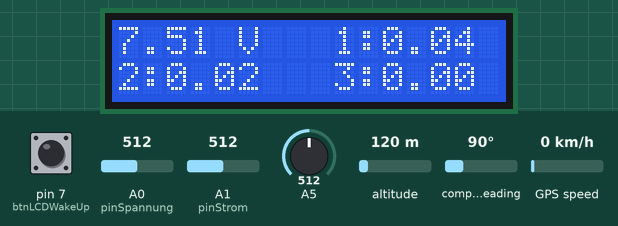
A sketch run on a simulated Arduino Uno, built with avr-gcc and run on an emulated ATmega328P. On the bench: 16×2 character LCD. The inputs (shaded band) are chosen by the test bench; at power-on: A0 (pinSpannung) = 512, A1 (pinStrom) = 512, A5 = 512, pin 7 (btnLCDWakeUp) LOW, altitude 120 m, compass heading 90°, GPS speed 0 km/h. The GPS gets a fix after 3 s at 37.7749, -122.4194 with 8 satellites; what the sketch prints to the serial monitor is not drawn.

Above: at 1.2 s.
1.3 s: A0 (pinSpannung) set to 716
At 3.1 s:
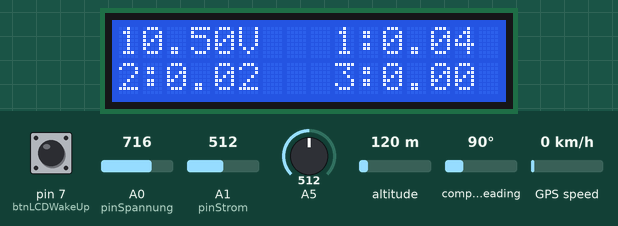
3.4 s: A1 (pinStrom) set to 716
At 4.9 s:
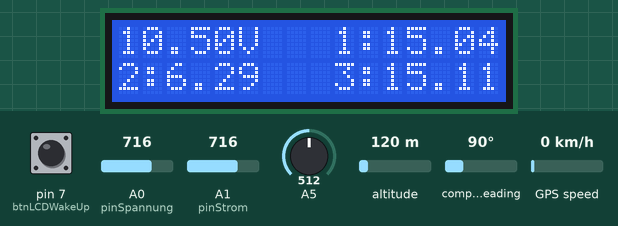
5.3 s: A5 set to 716
At 6.3 s:
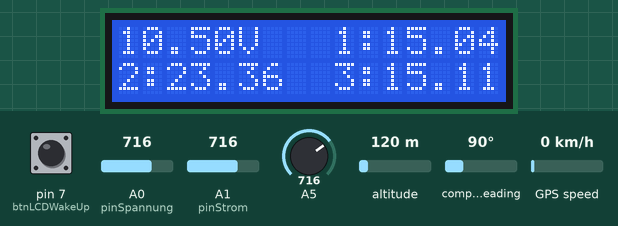
7.0 s: A1 (pinStrom) set to 992
At 8.5 s:
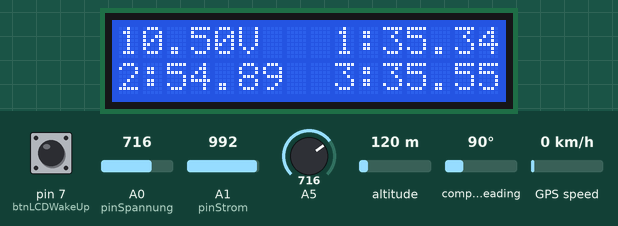
8.7 s: A0 (pinSpannung) set to 992
At 10.3 s:
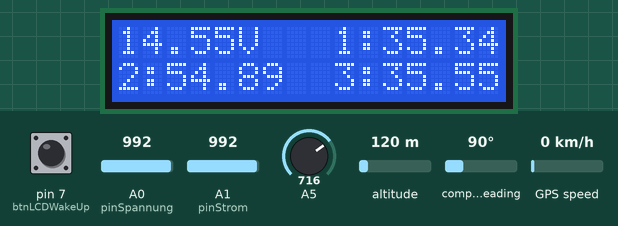
10.6 s: A5 set to 992
At 11.7 s:
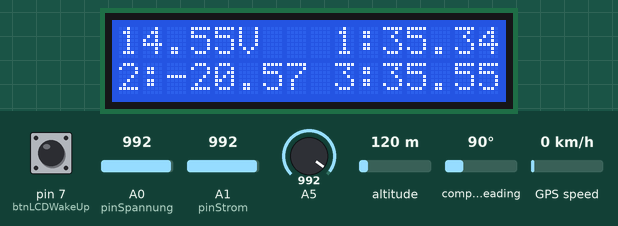
Timing chart, 0 to 13.6 s (numbered marks = the images above; inputs shaded):
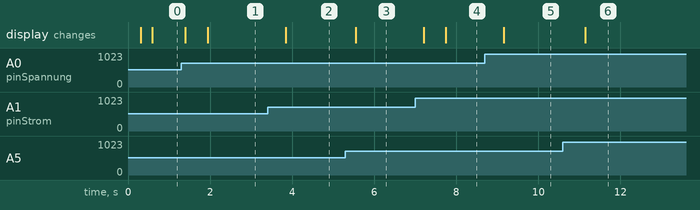

The sketch:

WoMoUNOinklGPS.ino
```cpp
#include <LiquidCrystal.h>
LiquidCrystal lcd(12, 11, 5, 4, 3, 2);

//GPS
#include <SoftwareSerial.h>
#include <TinyGPS.h>

TinyGPS gps;
SoftwareSerial serialgps(0,1); //GPS_TX Pin 2, GPS_RX Pin 3
int year;
byte month, day, hour, minute, second, hundredths;
unsigned long chars;
unsigned short sentences, failed_checksum;

//debug on/off
boolean debugPWR = true; //debug Anteil Strom- Spannungsmessung ON OFF
boolean debugDIM = false; //debug Dimmer Display ON OFF

//Eingangspin
int pinSpannung = A0; //AnalogIn Spannung
int pinStrom = A1; //AnalogIn Strom
int pinLCDDim = 6; //DigitalOut DimmLCD
int btnLCDWakeUp = 7; //DigitalIn zum einschalten LCD
//float aryStrom[10];
float strom;
int count = 0; // Counter zu zaehlen der Durchlaefe


//LCD-Helligkeit
int dimDefault = 150; //Default Helligkeit 0-255
int dim = dimDefault; //Variable zum setzen des Dim-Werts
long previousMillis = 0; // speichert die Zeit wann die Helligkeit das letzte mal geändert wurde
long LCDDimInterval = 2; // Zeit in Minuten wann das Display abgedunkelt werden soll

/*
// Funktion zum anpassen der helligkeit.
// @param int change   -  relative Aenderung des aktuellen Wertes
//
void set_backlight(int change) {
  if(debugDIM){Serial.print(" dim= ")};
  if(debugDIM){Serial.println(dim)};
  //dim = dim + change;
  dim = change;
  //pruefen auf erlaubten wertebereich 0 - 255
  if(debugDIM){Serial.print(" dim + chnage= ")};
  if(debugDIM){Serial.println(dim)};
  if ( dim < 0 ) dim =0;
  if (dim > 255 ) dim = 255;
  if (debugDIM){Serial.print("setting dim = ")};
  if(debugDIM){Serial.println(dim)};
  //schreiben der Helligkeit
  analogWrite(pinLCDDim,dim);
}
*/

void setup() {


  //analogReference(EXTERNAL);

  //LCD initialiesieren
  lcd.begin(16, 2);
  analogWrite(pinLCDDim, dimDefault); //Displayhelligkeit auf Defaultwert setzen

  pinMode(btnLCDWakeUp, INPUT);

  //Serielle Schnitstelle für Ausgabe öffnen
  if(debugPWR || debugDIM){Serial.begin(115200);}
  if(debugPWR || debugDIM){Serial.println("Get Strom & Spannung");}
  //Serial.begin(9660);

  //GPS
  serialgps.begin(4800);
  Serial.println("");
  Serial.println("GPS Shield QuickStart Example Sketch v12");
  Serial.println(" ...waiting for lock... ");
  Serial.println("");
}

void loop() {
  //Counter zur Auswertung wieviele Durchlaeufe berets erfogt sind
  //count=count++;

  //aktuelle Laufzeit fuer Dimmer LCD
  unsigned long currentMillis = millis()/1000/60; //aktuelle Laufzeit

  //Button LCDWakeUp abfragen Displaybelaechtung ON
  if (digitalRead(btnLCDWakeUp)) {
    // turn LCD on:
    analogWrite(pinLCDDim, dimDefault);
    dim = dimDefault; // aktuellen Dimmwert setzen
    if(debugDIM){Serial.print("Wakeupbutton pressed > ");}
    if(debugDIM){Serial.print("Set Dim to:");}
    if(debugDIM){Serial.println(dimDefault);}
    previousMillis = currentMillis; // Timer bis fade off neu setzen
  }

  //Spannung
  lcd.setCursor(0, 0);

/*
  const float Batt_div = 1024.0 / 5.00 / (10000+5000) * 5000.0;
  if(debugPWR){Serial.print(analogRead(pinSpannung));}
  if(debugPWR){Serial.print(" ");}
  if(debugPWR){Serial.print(analogRead(pinSpannung)/Batt_div);}
  if(debugPWR){Serial.print("V ");}*/

  float spannung= readSpannung(100);
  lcd.print(spannung);
  if(spannung<10){
    lcd.print(" V");
  }else{
    lcd.print("V");
  }
  //Strom


  //NEW
  //richtige Ausgabe
  /*
  strom = (ACS712read(100));
  lcd.setCursor(10, 0);
  lcd.print((float)strom);
  if(debugPWR){Serial.print(analogRead(pinStrom));}
  if(debugPWR){Serial.print(" ");}
  if(debugPWR){Serial.println(strom);}
  Serial.println(readVccArduino());
  //Serial.println(readACS714());
  //endNEW
  //LCD-Zelle neu schreiben wenn kein Vorzeichen Minus
  if (strom >=0){
    lcd.setCursor(14,0);
    lcd.print(" ");
  }

  lcd.setCursor(15,0);
  lcd.print("A");
  */
  //test Ausgabe

  strom = (ACS712read5V(100));
  lcd.setCursor(9, 0);
  lcd.print("1:");
  lcd.print((float)strom);
  Serial.print("1:");
  Serial.print(strom);

  strom = (ACS712read33V(100));
  lcd.setCursor(0, 1);
  lcd.print("2:");
  lcd.print((float)strom);
  Serial.print(" 2:");
  Serial.print(strom);

  strom = (readACS714());
  lcd.setCursor(9, 1);
  lcd.print("3:");
  lcd.print((float)strom);
  Serial.print(" 3:");
  Serial.println(strom);


  //delay(1000);

  //Dimmen der Displayhelligkeit nach LCDDimInterval in Millisekunden
  if(debugDIM){Serial.print(millis());}
  if(debugDIM){Serial.print(" currentMillis:");}
  if(debugDIM){Serial.print(currentMillis);}
  if(debugDIM){Serial.print(" previousMillis:");}
  if(debugDIM){Serial.print(previousMillis);}
  if(debugDIM){Serial.print(" LCDDimInterval:");}
  if(debugDIM){Serial.print(LCDDimInterval);}
  if(debugDIM){Serial.print(" dim=:");}
  if(debugDIM){Serial.println(dim);}
  if(currentMillis - previousMillis >= LCDDimInterval && dim>0) {
    previousMillis = currentMillis;
    do{
      dim --;
      if(debugDIM){Serial.print("Set DIM to:");}
      if(debugDIM){Serial.println(dim);}
      analogWrite(pinLCDDim,dim);
      delay(10);
    }while(dim>0);
  }
  //GPS

  while(serialgps.available()) {
    int c = serialgps.read();

    while(gps.encode(c)) {
      float latitude, longitude;
      gps.f_get_position(&latitude, &longitude);
      Serial.print("Lat/Long: ");
      Serial.print(latitude,5);
      Serial.print(", ");
      Serial.println(longitude,5);
      gps.crack_datetime(&year,&month,&day,&hour,&minute,&second,&hundredths);
      Serial.print("Date: "); Serial.print(month, DEC); Serial.print("/");
      Serial.print(day, DEC); Serial.print("/"); Serial.print(year);
      Serial.print(" Time: "); Serial.print(hour, DEC); Serial.print(":");
      Serial.print(minute, DEC); Serial.print(":"); Serial.print(second, DEC);
      Serial.print("."); Serial.println(hundredths, DEC);
      Serial.print("Altitude (meters): "); Serial.println(gps.f_altitude());
      Serial.print("Course (degrees): "); Serial.println(gps.f_course());
      Serial.print("Speed(kmph): "); Serial.println(gps.f_speed_kmph());
      Serial.print("Satellites: "); Serial.println(gps.satellites());
      Serial.println();
      gps.stats(&chars, &sentences, &failed_checksum);
    }
  }
}

float ACS712read5V(int mitteln) {
// Den ACS712 Stromsensor auslesen
// Sens ist im Datenblatt auf Seite 2 mit 185 angegeben.
// Für meinen Sensor habe ich 186 ermittelt bei 5.0V Vcc.
// Sens nimmt mit ca. 38 pro Volt VCC ab.
//
// 3,3V muss zu Analog Eingang 5 gebrückt werden.
// Der Sensoreingang ist Analog 1
//
// Parameter mitteln : die Anzahl der Mittlungen
//
// Matthias Busse 9.5.2014 Version 1.0

float sense=66.0;           // mV/A Datenblatt Seite 2
float sensdiff=90.0;         // sense nimmt mit ca. sensdiff/V Vcc ab.
float vcc, vsensor, amp, ampmittel=0;
int i;

  for(i=0;i< mitteln;i++) {
    //vcc = (float) 3.30 / analogRead(5) * 1023.0;    // Versorgungsspannung ermitteln
    vcc = (float)readVccArduino()/1000;
    vsensor = (float) analogRead(1) * vcc / 1023.0; // Messwert auslesen
    vsensor = (float) vsensor - (vcc/2);            // Nulldurchgang (vcc/2) abziehen
    sense = (float) 66.0 - ((5.00-vcc)*sensdiff);  // sense für Vcc korrigieren
    amp = (float) vsensor /sense *1000 ;            // Ampere berechnen
    ampmittel += amp;                               // Summieren
  }
  //Serial.println();
  //Serial.print(vcc,5);
  //Serial.print(" ");
  //Serial.println(analogRead(5));

  return ampmittel/mitteln;
}

float ACS712read33V(int mitteln) {
// Den ACS712 Stromsensor auslesen
// Sens ist im Datenblatt auf Seite 2 mit 185 angegeben.
// Für meinen Sensor habe ich 186 ermittelt bei 5.0V Vcc.
// Sens nimmt mit ca. 38 pro Volt VCC ab.
//
// 3,3V muss zu Analog Eingang 5 gebrückt werden.
// Der Sensoreingang ist Analog 1
//
// Parameter mitteln : die Anzahl der Mittlungen
//
// Matthias Busse 9.5.2014 Version 1.0

float sense=66.0;           // mV/A Datenblatt Seite 2
float sensdiff=90.0;         // sense nimmt mit ca. sensdiff/V Vcc ab.
float vcc, vsensor, amp, ampmittel=0;
int i;

  for(i=0;i< mitteln;i++) {
    vcc = (float) 3.30 / analogRead(5) * 1023.0;    // Versorgungsspannung ermitteln
    vsensor = (float) analogRead(1) * vcc / 1023.0; // Messwert auslesen
    vsensor = (float) vsensor - (vcc/2);            // Nulldurchgang (vcc/2) abziehen
    sense = (float) 66.0 - ((5.00-vcc)*sensdiff);  // sense für Vcc korrigieren
    amp = (float) vsensor /sense *1000 ;            // Ampere berechnen
    ampmittel += amp;                               // Summieren
  }
  //Serial.println();
  //Serial.print(vcc,5);
  //Serial.print(" ");
  //Serial.println(analogRead(5));

  return ampmittel/mitteln;
}

// anderer Versuch
float readACS714(){
  double AnalogIn = analogRead(1);  // Read  analog value
  int Sensitivity    = 66; // mV/A

  // If you use a "normal" Arduino
  long   InternalVcc    = readVccArduino();
  //Serial.println(InternalVcc);
  // If you use a Arduino Mega
  //long   InternalVcc    = readVccArduinoMega();

  double ZeroCurrentVcc = InternalVcc / 2;
  //Serial.println(ZeroCurrentVcc);
  float SensedVoltage  = (AnalogIn * InternalVcc) / 1024;
  //Serial.println(SensedVoltage);
  float Difference     = SensedVoltage - ZeroCurrentVcc;
  //Serial.println(Difference);
  float SensedCurrent  = Difference / Sensitivity;

  //Serial.print("Current: ");
  //Serial.println(SensedCurrent);
  return SensedCurrent;

}

long readVccArduino() {
  long result;
  // Read 1.1V reference against AVcc
  ADMUX = _BV(REFS0) | _BV(MUX3) | _BV(MUX2) | _BV(MUX1);
  delay(2); // Wait for Vref to settle
  ADCSRA |= _BV(ADSC); // Convert
  while (bit_is_set(ADCSRA,ADSC));
  result = ADCL;
  result |= ADCH<<8;
  result = 1126400L / result; // Back-calculate AVcc in mV
  return result;
}

float readSpannung(int mitteln){
  float Batt_div, volt, voltmittel = 0;
  int i;
  for(i=0;i< mitteln;i++) {
    //Batt_div = 1024.0 / 5.00 / (10000+5000) * 5000.0;
    //Batt_div = 1024.0 / 5.00 / (10+5) * 5000.0;
    Batt_div = 1024.0 / ((float) readVccArduino() /1000) / (10000+5000) * 5000.0;

    volt = analogRead(0)/Batt_div;
    voltmittel += volt;
  }

  if(debugPWR){Serial.print(analogRead(pinSpannung));}
  if(debugPWR){Serial.print(" ");}
  if(debugPWR){Serial.print(voltmittel / mitteln);}
  if(debugPWR){Serial.print("V ");}
  if(debugPWR){Serial.print(readVccArduino());}
  if(debugPWR){Serial.print("V ");}
  return voltmittel / mitteln;
}
```

Measured:
- after the input at 1.3 s, the display: first changes after 0.09 s (image 1 shows a later state)
- after the input at 3.4 s, the display: first changes after 0.44 s (image 2 shows a later state)
- after the input at 5.3 s, the display: changes after 0.25 s (image 3)
- after the input at 7.0 s, the display: first changes after 0.20 s (image 4 shows a later state)
- after the input at 8.7 s, the display: changes after 0.46 s (image 5)
- after the input at 10.6 s, the display: changes after 0.55 s (image 6)
